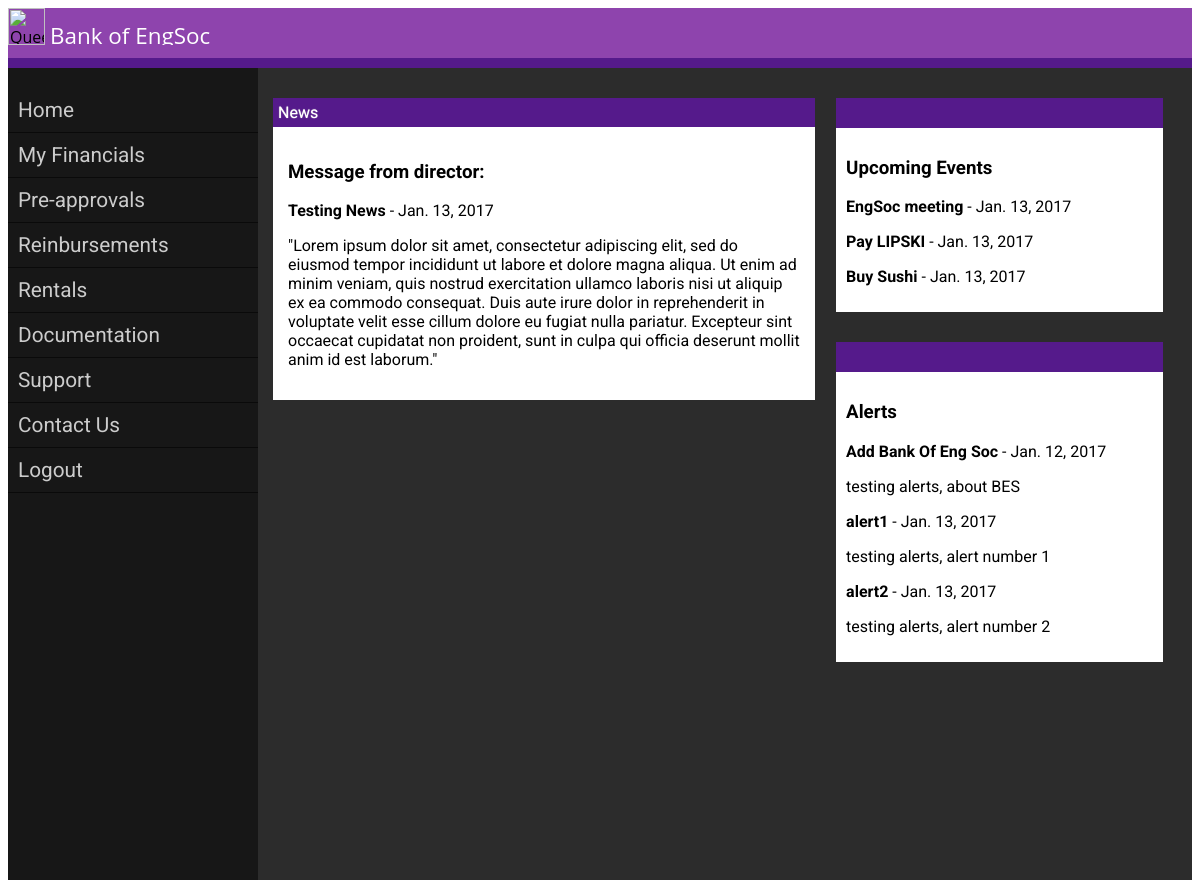
The app's page /home/ (signed in) with its own data.
### main_app/models.py (models this page shows, shortened)
class message(models.Model):
    name = models.CharField(max_length=100, unique=True) #Like a VARCHAR field
    description = models.TextField() #Like a TEXT field
    created = models.DateTimeField() #Like a DATETIME field

class event(models.Model): #Table name, has to wrap models.Model to get the functionality of Django.
    name = models.CharField(max_length=100, unique=True) #Like a VARCHAR field
    created = models.DateTimeField() #Like a DATETIME field

class alert(models.Model): #Table name, has to wrap models.Model to get the functionality of Django.
    name = models.CharField(max_length=100, unique=True) #Like a VARCHAR field
    description = models.TextField() #Like a TEXT field
    created = models.DateTimeField() #Like a DATETIME field

### main_app/views.py (the view)
# urls.py: url(r'^home/$', main_views.home, name = 'home'),
def home(request):
	alerts= alert.objects.all()
	messages= message.objects.all()
	events=event.objects.all()
	context = {'alerts': alerts, 'message':messages[0], 'events': events}
	if request.user.is_authenticated():
		return render(request,'mainpage.html', context)
	else:
		return render(request,'registration/login.html',{})

### main_app/templates/mainpage.html (shortened to what this page needs)
{% extends "base.html" %}
{% load static %}
	{% block content %}
    <div class="content">
      <div id="box">
        <div class="box-top">News</div>
        <div class="box-panel">
          <h3>Message from director: </h3>
		  <p><strong>{{message.name}}</strong>   -   {{message.created|date }}</p>
          <p>{{message.description}} </p>
        </div>
      </div>
	 <div class="aside">
      <aside>
        <h3>Upcoming Events</h3>
		{% if events %}
        {% for event in events %}
		<p><strong>{{ event.name }}</strong> - {{ event.created|date }}</p>
		{% endfor %}
		{% else %}
			<p> "No events"</p>
		{% endif %}
       </aside>
     <aside>
        <h3>Alerts</h3>
		{% if alerts %}
        {% for alert in alerts %}
		<p><strong>{{ alert.name }}</strong> - {{ alert.created|date }}</p>
		<p>{{alert.description}} </p>
		{% endfor %}
		{% else %}
			<p> "No alerts"</p>
		{% endif %}
      </aside>
    </div>
    </div>
	{% endblock %}

### main_app/templates/base.html (shortened to what this page needs)
{% load static %}
<html>
<link rel="stylesheet" type="text/css" href="{% static 'base.css' %}" />
<head>
</head>
<body>
  <div id="header">
    <div class="title">
      <img  src="http://engsoc.queensu.ca/wp-content/uploads/2014/10/EngSoc-small.png" alt="Queen's Engineering Society" title="Queen's Engineering Society">
      <a href="#">Bank of EngSoc</a></div>
  </div>
  <div id="container">
    <div class="sidebar">
      <ul id="nav">
        <li><a href="/home">Home</a></li>
        <li><a href="/financials">My Financials </a></li>
        <li><a href="#"> Pre-approvals</a></li>
        <li><a href="#"> Reinbursements </a></li>
        <li><a href="/rentals"> Rentals</a></li>
        <li><a href="#">Documentation </a></li>
        <li><a href="/support">Support </a></li>
        <li><a href="#">Contact Us </a></li>
    <li><a href="/logout">Logout </a></li>
      </ul>
    </div>
	{% block content %}{% endblock %}
</body>
</html>

### main_app/static/base.css (style rules this page uses)
body { font-family: 'Open Sans' }
a { text-decoration: none; }
div#header { border-bottom:10px solid #551a8b; width: 100%; height: 50px; background-color: #8e44ad; margin:0 auto; }
.title { overflow:hidden; }
.title img { float: left; left: 5px; width: 37px; height: auto; }
.title a { position: relative; top: 12px; left: 5px; font-size: 1.4em; color: #fff; }
aside { border-top: 30px solid #551a8b; padding: 10px 10; background: white; color: black; float: right; margin: 15 1.5%; width: 34%; font-family: "Roboto", helvetica, arial, sans-serif; }
div#container { width: 100%; margin: auto; height:100%; background-color:#b5b9bf; }
.sidebar { width: 250px; height:106%; background-color: #171717; float: left; margin: auto; }
.content { width: auto; height:100vh; margin-left: 250px; background-color: #2C2C2C; padding: 15px; }
.content p { color: #424242 font-size: 0.73em; }
div#box { min-height: 200px; max-height:800px margin-top:20px; float:left; width: 60%; font-family: "Roboto", helvetica, arial, sans-serif; }
div#box .box-top { margin-top: 15px; color:#fff; text-shadow: 0px 0px 1px #ddd; background-color: #551a8b; padding: 5px; }
div#box .box-panel { padding: 15px; background-color: #fff; }
ul#nav { margin: 0; padding: 0; }
ul#nav li { list-style: none; }
ul#nav li a { color: #ccc; display: block; padding: 10px; font-size:1.3em; border-bottom: 1px solid #0A0A0A; -webkit-transition: 0.2s; -moz-transition: 0.2s; -o-transition: 0.2s; transition: 0.2s; font-family: "Roboto", helvetica, arial, sans-serif; }

### records on screen
message: name "Testing News", created "Jan. 13, 2017", description "\"Lorem ipsum dolor sit amet, consectetur adipiscing elit, sed do eiusmod tempor incididunt ut labore et dolore magna aliqua. Ut enim ad minim veniam, quis nostrud exercitation ullamco laboris nisi ut aliquip ex ea commodo consequat. Duis aute irure dolor in reprehenderit in voluptate velit esse cillum dolore eu fugiat nulla pariatur. Excepteur sint occaecat cupidatat non proident, sunt in culpa qui officia deserunt mollit anim id est laborum.\""
event: name "EngSoc meeting", created "Jan. 13, 2017"
event: name "Pay LIPSKI", created "Jan. 13, 2017"
event: name "Buy Sushi", created "Jan. 13, 2017"
alert: name "Add Bank Of Eng Soc", created "Jan. 12, 2017", description "testing alerts, about BES"
alert: name "alert1", created "Jan. 13, 2017", description "testing alerts, alert number 1"
alert: name "alert2", created "Jan. 13, 2017", description "testing alerts, alert number 2"
